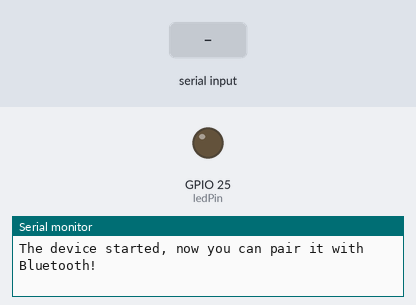
This sketch was run on a simulated ESP32. Shown: output pins drawn as LEDs (lit = HIGH), the last lines printed to the serial monitor. The test bench sets the inputs (shaded band). Nothing arrives over Bluetooth unless stated.

Above: at 1.2 s.
1.3 s: "led_on\n" received over the second serial link
At 1.9 s:
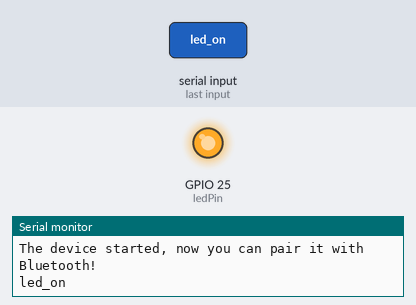
2.9 s: "-5\n" received over the second serial link
At 3.5 s:
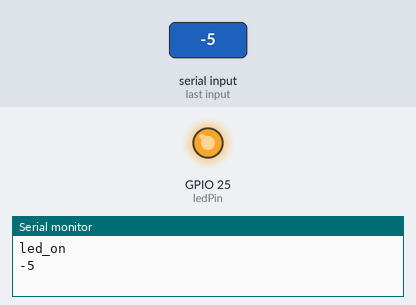
4.4 s: "-20\n" received over the second serial link
At 5.6 s:
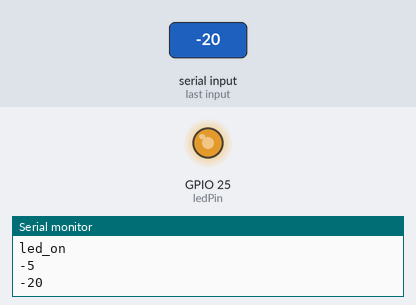
5.9 s: "+20\n" received over the second serial link
At 6.7 s:
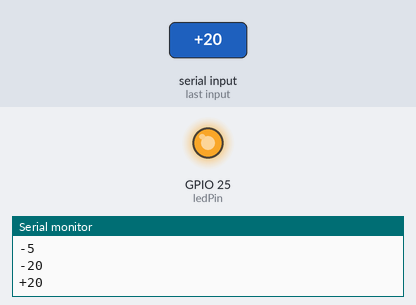
Timing chart, 0 to 8.4 s (numbered marks = the images above; inputs shaded):
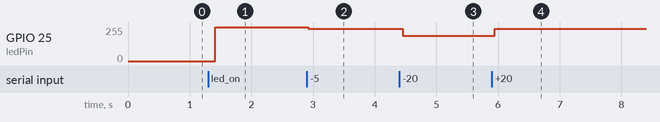

Measured:
- after the input at 1.3 s, GPIO 25 (ledPin): 0/255 → 255/255 after 0.11 s
- after the input at 2.9 s, GPIO 25 (ledPin): 255/255 → 242/255 at once
- after the input at 4.4 s, GPIO 25 (ledPin): 242/255 → 191/255 after 0.06 s
- after the input at 5.9 s, GPIO 25 (ledPin): 191/255 → 242/255 after 0.05 s

The sketch:

SerialToSerialBTTest.ino
```cpp
/*********
  Rui Santos
  Complete project details at http://randomnerdtutorials.com
*********/

// Load libraries
#include "BluetoothSerial.h"

// Check if Bluetooth configs are enabled
#if !defined(CONFIG_BT_ENABLED) || !defined(CONFIG_BLUEDROID_ENABLED)
#error Bluetooth is not enabled! Please run `make menuconfig` and enable it
#endif

// Bluetooth Serial object
BluetoothSerial SerialBT;

// GPIO where LED is connected to
const int ledPin = 25;

// GPIO where the KY-028 is connected to
const int analogPin = 32;  // Analog pin for temperature readings
const int digitalPin = 33; // Optional digital pin for threshold checking

// Handle received and sent messages
String message = "";
char incomingChar;
String temperatureString = "";

// Timer: auxiliary variables
unsigned long previousMillis = 0;    // Stores last time temperature was published
const long interval = 10000;         // interval at which to publish sensor readings

int ledState = 0;

void setup() {
  pinMode(ledPin, OUTPUT);
  pinMode(digitalPin, INPUT); // Set digital pin as input for threshold signal
  Serial.begin(115200);
  // Bluetooth device name
  SerialBT.begin("ESP32");
  Serial.println("The device started, now you can pair it with Bluetooth!");
}

void loop() {
  unsigned long currentMillis = millis();
  // Send temperature readings
  if (currentMillis - previousMillis >= interval) {
    previousMillis = currentMillis;

    // Read analog value from KY-028
    int analogValue = analogRead(analogPin);

    // Convert analog value to temperature (calibration required for accuracy)
    float voltage = analogValue * (3.3 / 4095.0); // Convert ADC value to voltage
    float temperature = (voltage - 0.5) * 100.0;  // Example conversion formula

    // Read digital signal (optional, if you need threshold monitoring)
    int digitalValue = digitalRead(digitalPin);

    // Create a string with temperature information
    temperatureString = String(temperature) + "C  " + String(temperature * 9.0 / 5.0 + 32.0) + "F";
    SerialBT.println(temperatureString);

    // Log optional digital signal
    SerialBT.println("Threshold Signal: " + String(digitalValue ? "HIGH" : "LOW"));
  }

  // Read received messages (LED control command)
  if (SerialBT.available()) {
    char incomingChar = SerialBT.read();
    if (incomingChar != '\n') {
      message += String(incomingChar);
    } else {
      message = "";
    }
    if (incomingChar == '1') {
    }
    Serial.write(incomingChar);
  }

  // Check received message and control output accordingly
  if (message == "led_on") {
    ledState = 100;
    analogWrite(ledPin, ledState * 255 / 100);
  } else if (message == "led_off") {
    ledState = 0;
    analogWrite(ledPin, ledState * 255 / 100);
  } else if (message == "+5") {
    ledState += 5;
    if (ledState > 100) { ledState == 100; }
    analogWrite(ledPin, ledState * 255 / 100);
  } else if (message == "-5") {
    ledState -= 5;
    if (ledState < 0) { ledState == 0; }
    analogWrite(ledPin, ledState * 255 / 100);
  } else if (message == "+20") {
    ledState += 20;
    if (ledState > 100) { ledState == 100; }
    analogWrite(ledPin, ledState * 255 / 100);
  } else if (message == "-20") {
    ledState -= 20;
    if (ledState < 0) { ledState == 0; }
    analogWrite(ledPin, ledState * 255 / 100);
  }

  delay(20);
}
```
